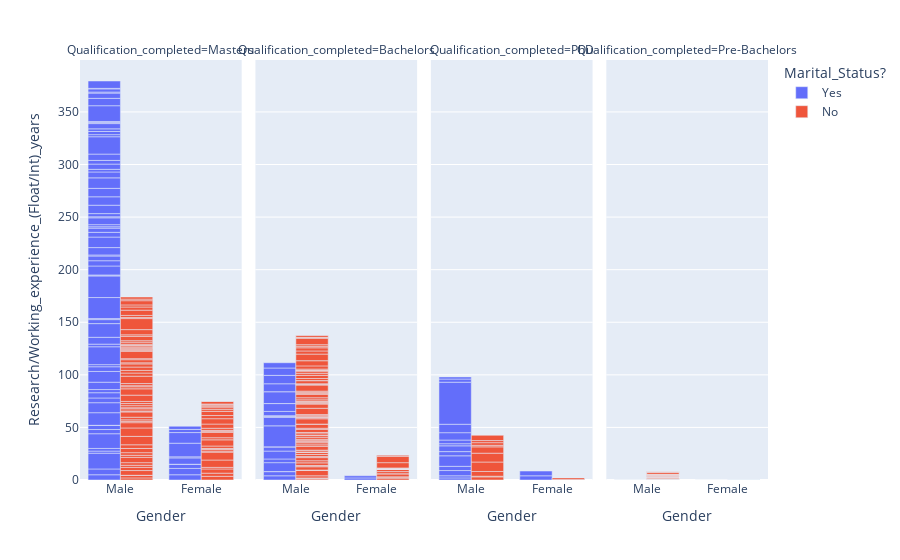

Notebook source saved alongside this figure:
### Code cell
import plotly.express as px
df = chilaclas
fig = px.bar(df, x="Gender", y="Research/Working_experience_(Float/Int)_years", color="Marital_Status?", barmode="group" , facet_col="Qualification_completed")
fig.show()

### Figure 1 — Plotly figure (JSON) as saved in the notebook; plotly's stock layout.template omitted (floating-point values rounded to 4 significant figures)
{"data": [{"alignmentgroup": "True", "hovertemplate": "Marital_Status?=Yes<br>Qualification_completed=Masters<br>Gender=%{x}<br>Research/Working_experience_(Float/Int)_years=%{y}<extra></extra>", "legendgroup": "Yes", "marker": {"color": "#636efa", "pattern": {"shape": ""}}, "name": "Yes", "offsetgroup": "Yes", "orientation": "v", "showlegend": true, "textposition": "auto", "type": "bar", "x": ["Male", "Male", "Female", "Male", "Male", "Male", "Male", "Male", "Male", "Male", "Male", "Male", "Female", "Male", "Male", "Male", "Male", "Male", "Male", "Male", "Male", "Male", "Female", "Male", "Male", "Male", "Male", "Male", "Male", "Male", "Male", "Male", "Female", "Male", "Male", "Male", "Male", "Male", "Male", "Male", "Male", "Male", "Male", "Male", "Male", "Male", "Female", "Male", "Male", "Female", "Female", "Male", "Male", "Male", "Female", "Male", "Male", "Male", "Male", "Male", "Male", "Male", "Female", "Male", "Male", "Male", "Male", "Male", "Male", "Female", "Male", "Male", "Male", "Male", "Male", "Male", "Female"], "xaxis": "x", "y": [5, 5.5, 5, 15, 2, 2.5, 14, 4, 4, 0, 12, 9.5, 6, 4.5, 5, 3, 7, 10.2, 4.5, 2, 17, 2.5, 4, 6.5, 13, 3.8, 1, 20, 20.5, 1, 0, 8.5, 0, 5, 4.5, 1, 7, 10, 4.5, 4, 1.3, 2, 6.5, 1, 3, 8, 6, 8, 8, 1, 13, 10, 5.6, 2.5, 10.1, 5, 3.5, 0, 6, 16.5, 2, 3, 3, 0, 2.5, 5, 1, 1, 15, 0, 7, 5, 1, 3, 0.5, 7, 3], "yaxis": "y"}, {"alignmentgroup": "True", "hovertemplate": "Marital_Status?=Yes<br>Qualification_completed=Bachelors<br>Gender=%{x}<br>Research/Working_experience_(Float/Int)_years=%{y}<extra></extra>", "legendgroup": "Yes", "marker": {"color": "#636efa", "pattern": {"shape": ""}}, "name": "Yes", "offsetgroup": "Yes", "orientation": "v", "showlegend": false, "textposition": "auto", "type": "bar", "x": ["Male", "Male", "Male", "Male", "Female", "Male", "Female", "Male", "Male", "Male", "Male", "Male", "Male", "Female", "Male", "Male", "Male", "Male", "Male", "Male", "Male", "Male", "Male", "Female", "Male"], "xaxis": "x2", "y": [4, 4, 0, 8.5, 0, 3.5, 0, 7.5, 4, 0, 20, 8, 1, 2, 0.7, 4, 7.5, 0, 11.3, 0, 7.5, 8, 7, 2, 5], "yaxis": "y2"}, {"alignmentgroup": "True", "hovertemplate": "Marital_Status?=Yes<br>Qualification_completed=PhD<br>Gender=%{x}<br>Research/Working_experience_(Float/Int)_years=%{y}<extra></extra>", "legendgroup": "Yes", "marker": {"color": "#636efa", "pattern": {"shape": ""}}, "name": "Yes", "offsetgroup": "Yes", "orientation": "v", "showlegend": false, "textposition": "auto", "type": "bar", "x": ["Male", "Male", "Male", "Female", "Male", "Male", "Male", "Male", "Male", "Male", "Male", "Male", "Male", "Female", "Male", "Male"], "xaxis": "x3", "y": [2, 2, 5, 4, 4, 10, 4, 5.5, 2, 3.5, 7, 8, 40, 4.5, 3, 2], "yaxis": "y3"}, {"alignmentgroup": "True", "hovertemplate": "Marital_Status?=Yes<br>Qualification_completed=Pre-Bachelors<br>Gender=%{x}<br>Research/Working_experience_(Float/Int)_years=%{y}<extra></extra>", "legendgroup": "Yes", "marker": {"color": "#636efa", "pattern": {"shape": ""}}, "name": "Yes", "offsetgroup": "Yes", "orientation": "v", "showlegend": false, "textposition": "auto", "type": "bar", "x": ["Male", "Male", "Female"], "xaxis": "x4", "y": [0, 0, 0], "yaxis": "y4"}, {"alignmentgroup": "True", "hovertemplate": "Marital_Status?=No<br>Qualification_completed=Masters<br>Gender=%{x}<br>Research/Working_experience_(Float/Int)_years=%{y}<extra></extra>", "legendgroup": "No", "marker": {"color": "#EF553B", "pattern": {"shape": ""}}, "name": "No", "offsetgroup": "No", "orientation": "v", "showlegend": true, "textposition": "auto", "type": "bar", "x": ["Female", "Male", "Male", "Female", "Male", "Female", "Male", "Male", "Male", "Female", "Female", "Male", "Male", "Male", "Male", "Male", "Female", "Male", "Female", "Male", "Male", "Male", "Male", "Male", "Male", "Male", "Female", "Female", "Male", "Male", "Female", "Male", "Female", "Male", "Female", "Female", "Male", "Male", "Female", "Male", "Male", "Male", "Male", "Male", "Male", "Female", "Male", "Male", "Male", "Male", "Male", "Male", "Female", "Male", "Male", "Male", "Female", "Male", "Male", "Female", "Male", "Male", "Male", "Male", "Male", "Male", "Male", "Female", "Female", "Male", "Male", "Female", "Female", "Female", "Female", "Female", "Male", "Female", "Female", "Female", "Male", "Male", "Male", "Male", "Male", "Male", "Male", "Male", "Male", "Male", "Female", "Male"], "xaxis": "x", "y": [3.5, 0, 2, 3, 2.5, 4, 0, 4.5, 3, 1.5, 7, 2, 2.5, 5, 2, 2.5, 7.5, 4, 1, 0, 3.5, 8, 8, 5, 1.2, 1.5, 1.5, 1, 2.5, 5, 0, 1, 2.3, 0, 5.9, 2, 2, 1, 5, 2, 2, 2, 6, 6, 2, 1, 1, 2, 7, 3, 2.5, 3.2, 1, 3, 1, 3, 2, 1, 7, 4, 1, 1, 1, 1, 1.2, 0.5, 1, 5.1, 3, 2, 1.4, 4, 2, 2, 1, 1, 4, 1, 0, 2.5, 1.5, 5, 10.5, 1, 2, 5, 3, 2, 4, 1.5, 0, 2], "yaxis": "y"}, {"alignmentgroup": "True", "hovertemplate": "Marital_Status?=No<br>Qualification_completed=Bachelors<br>Gender=%{x}<br>Research/Working_experience_(Float/Int)_years=%{y}<extra></extra>", "legendgroup": "No", "marker": {"color": "#EF553B", "pattern": {"shape": ""}}, "name": "No", "offsetgroup": "No", "orientation": "v", "showlegend": false, "textposition": "auto", "type": "bar", "x": ["Male", "Male", "Male", "Male", "Male", "Male", "Female", "Male", "Male", "Male", "Male", "Male", "Male", "Male", "Male", "Female", "Male", "Male", "Female", "Male", "Male", "Female", "Male", "Male", "Male", "Male", "Male", "Female", "Male", "Male", "Male", "Male", "Male", "Female", "Male", "Male", "Male", "Male", "Male", "Female", "Female", "Female", "Male", "Male", "Male", "Male", "Male", "Male", "Female", "Male", "Male", "Male", "Female", "Male", "Female", "Male", "Male", "Female", "Male", "Male", "Male", "Male", "Male", "Male", "Male", "Male", "Male", "Female", "Male", "Male", "Male", "Male", "Male", "Female", "Male", "Male", "Female", "Male", "Male", "Male", "Female", "Male", "Male", "Male", "Male", "Female", "Female", "Female", "Male", "Male", "Male", "Male", "Male", "Male", "Male", "Female", "Male", "Male", "Male", "Male", "Female", "Male", "Male", "Male", "Male", "Male", "Male", "Male"], "xaxis": "x2", "y": [1, 0.5, 0.5, 2, 5.5, 0, 2, 0, 3.1, 1, 0, 0.2, 2.5, 2, 3, 0, 1, 2, 1, 0, 2, 0, 0, 0, 1.5, 0.6, 3.5, 3, 1.5, 2, 1, 1, 0, 0, 1.3, 2, 2, 0, 2, 0, 2, 2.5, 0.5, 0, 3, 1, 4, 0, 0, 5, 1, 1, 0, 0, 0, 0, 0, 0, 1, 1, 6, 4, 0.5, 1, 1, 0, 1.5, 0, 2, 3.3, 1, 1, 1, 1, 6, 0, 0, 1, 0, 0, 0, 3, 0, 2, 3, 0, 5, 6, 2, 2, 1, 0, 1, 3, 5, 1.3, 0, 6.2, 3, 3, 0, 1.5, 1.5, 6, 1, 0, 2, 0], "yaxis": "y2"}, {"alignmentgroup": "True", "hovertemplate": "Marital_Status?=No<br>Qualification_completed=PhD<br>Gender=%{x}<br>Research/Working_experience_(Float/Int)_years=%{y}<extra></extra>", "legendgroup": "No", "marker": {"color": "#EF553B", "pattern": {"shape": ""}}, "name": "No", "offsetgroup": "No", "orientation": "v", "showlegend": false, "textposition": "auto", "type": "bar", "x": ["Male", "Male", "Male", "Male", "Male", "Male", "Male", "Female", "Male", "Female", "Male", "Male"], "xaxis": "x3", "y": [3, 0.6, 4.5, 9, 8.4, 6, 1.5, 0.5, 2.5, 1.5, 2, 5], "yaxis": "y3"}, {"alignmentgroup": "True", "hovertemplate": "Marital_Status?=No<br>Qualification_completed=Pre-Bachelors<br>Gender=%{x}<br>Research/Working_experience_(Float/Int)_years=%{y}<extra></extra>", "legendgroup": "No", "marker": {"color": "#EF553B", "pattern": {"shape": ""}}, "name": "No", "offsetgroup": "No", "orientation": "v", "showlegend": false, "textposition": "auto", "type": "bar", "x": ["Male", "Male", "Male", "Male", "Male", "Male", "Male", "Male", "Male", "Male", "Male", "Male", "Male", "Male", "Male", "Male", "Male", "Male", "Male", "Male", "Male", "Male", "Male", "Male", "Male", "Male", "Male", "Male", "Male", "Female", "Female", "Female", "Female", "Female", "Male", "Male", "Male", "Male", "Male", "Female", "Male", "Male"], "xaxis": "x4", "y": [1, 0, 0, 0, 0, 0.5, 0, 1, 0, 0, 0, 0, 0, 0, 0, 0, 0, 0, 1, 0, 1, 0, 0, 1, 0, 0, 0, 0, 0, 0, 0, 0, 0, 0, 0, 2, 0, 1, 0, 0, 0, 0], "yaxis": "y4"}], "layout": {"annotations": [{"font": {}, "showarrow": false, "text": "Qualification_completed=Masters", "x": 0.1175, "xanchor": "center", "xref": "paper", "y": 1, "yanchor": "bottom", "yref": "paper"}, {"font": {}, "showarrow": false, "text": "Qualification_completed=Bachelors", "x": 0.3725, "xanchor": "center", "xref": "paper", "y": 1, "yanchor": "bottom", "yref": "paper"}, {"font": {}, "showarrow": false, "text": "Qualification_completed=PhD", "x": 0.6275, "xanchor": "center", "xref": "paper", "y": 1, "yanchor": "bottom", "yref": "paper"}, {"font": {}, "showarrow": false, "text": "Qualification_completed=Pre-Bachelors", "x": 0.8825, "xanchor": "center", "xref": "paper", "y": 1, "yanchor": "bottom", "yref": "paper"}], "barmode": "group", "legend": {"title": {"text": "Marital_Status?"}, "tracegroupgap": 0}, "margin": {"t": 60}, "xaxis": {"anchor": "y", "domain": [0, 0.235], "title": {"text": "Gender"}}, "xaxis2": {"anchor": "y2", "domain": [0.255, 0.49], "matches": "x", "title": {"text": "Gender"}}, "xaxis3": {"anchor": "y3", "domain": [0.51, 0.745], "matches": "x", "title": {"text": "Gender"}}, "xaxis4": {"anchor": "y4", "domain": [0.765, 1.0], "matches": "x", "title": {"text": "Gender"}}, "yaxis": {"anchor": "x", "domain": [0, 1], "title": {"text": "Research/Working_experience_(Float/Int)_years"}}, "yaxis2": {"anchor": "x2", "domain": [0, 1], "matches": "y", "showticklabels": false}, "yaxis3": {"anchor": "x3", "domain": [0, 1], "matches": "y", "showticklabels": false}, "yaxis4": {"anchor": "x4", "domain": [0, 1], "matches": "y", "showticklabels": false}}}
